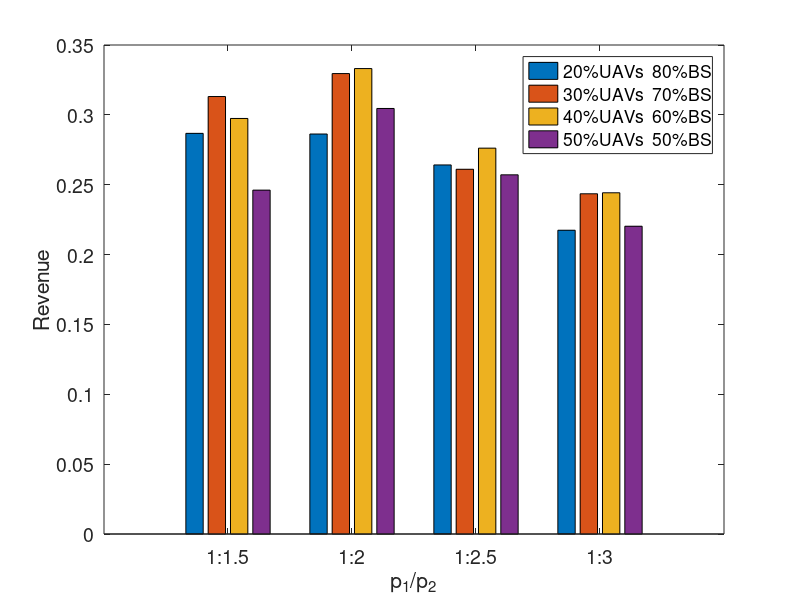

Recreate this plot in MATLAB.
r = ['1:1.5' '1:2' '1:2.5' '1:3'];

a20 = [normrnd(0.27,0.01) normrnd(0.3,0.01) normrnd(0.255,0.01) normrnd(0.22,0.01)]';

a30 = [normrnd(0.3,0.01) normrnd(0.33,0.01) normrnd(0.275,0.01) normrnd(0.25,0.01)]';

a40 = [normrnd(0.295,0.01) normrnd(0.325,0.01) normrnd(0.27,0.01) normrnd(0.245,0.01)]';

a50 = [normrnd(0.26,0.01) normrnd(0.29,0.01) normrnd(0.245,0.01) normrnd(0.21,0.01)]';

U = [a20,a30,a40,a50];
bar(U)
%set(gca,'xticklabel',r);
%set(gca,'XTick',1:1:4);
set(gca,'xticklabel',{'1:1.5','1:2','1:2.5','1:3'},'Fontsize',14);
legend('20%UAVs  80%BS','30%UAVs  70%BS','40%UAVs  60%BS','50%UAVs  50%BS');
xlabel('p_1/p_2');
ylabel('Revenue');
